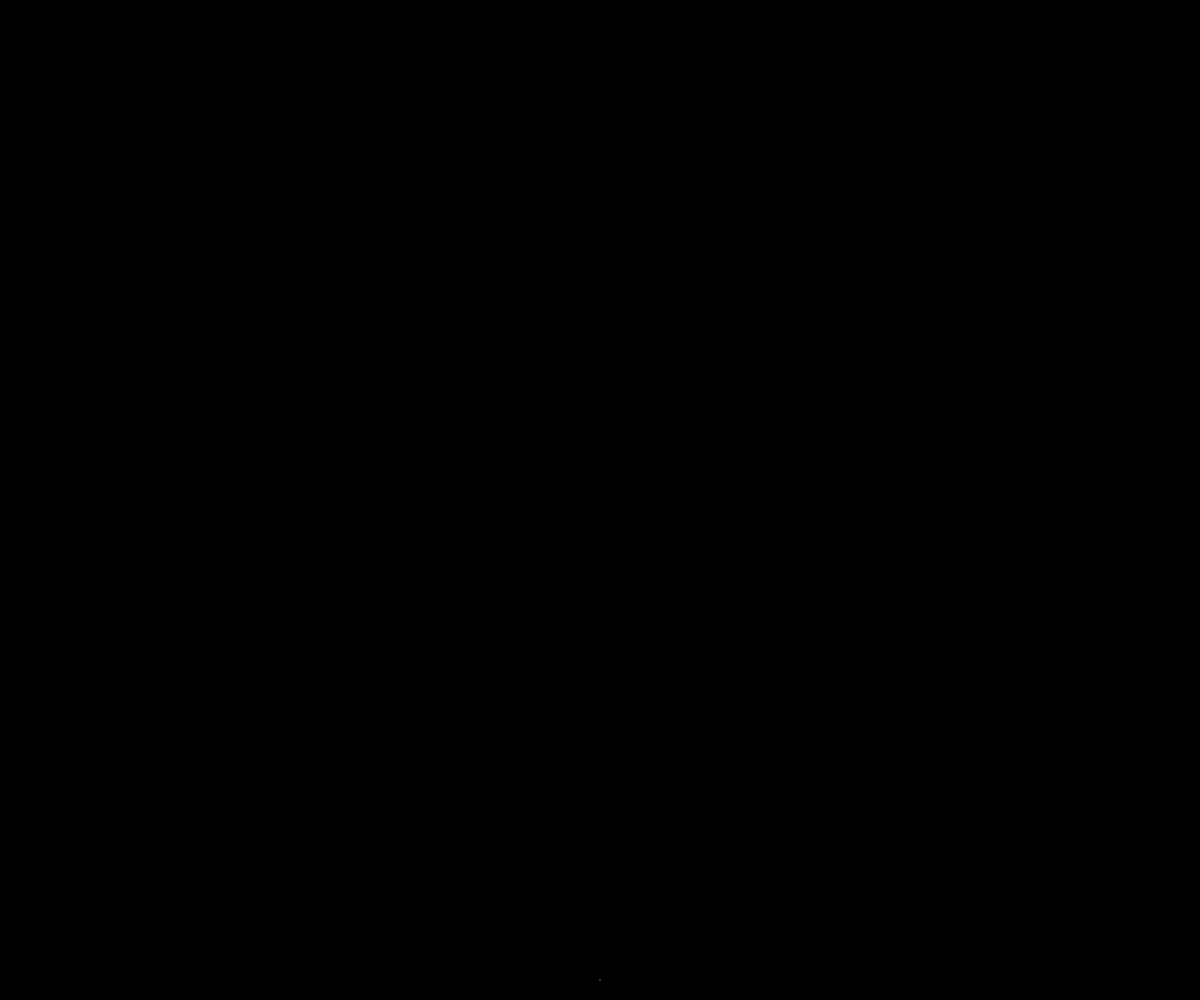
Frame 1 (no input)
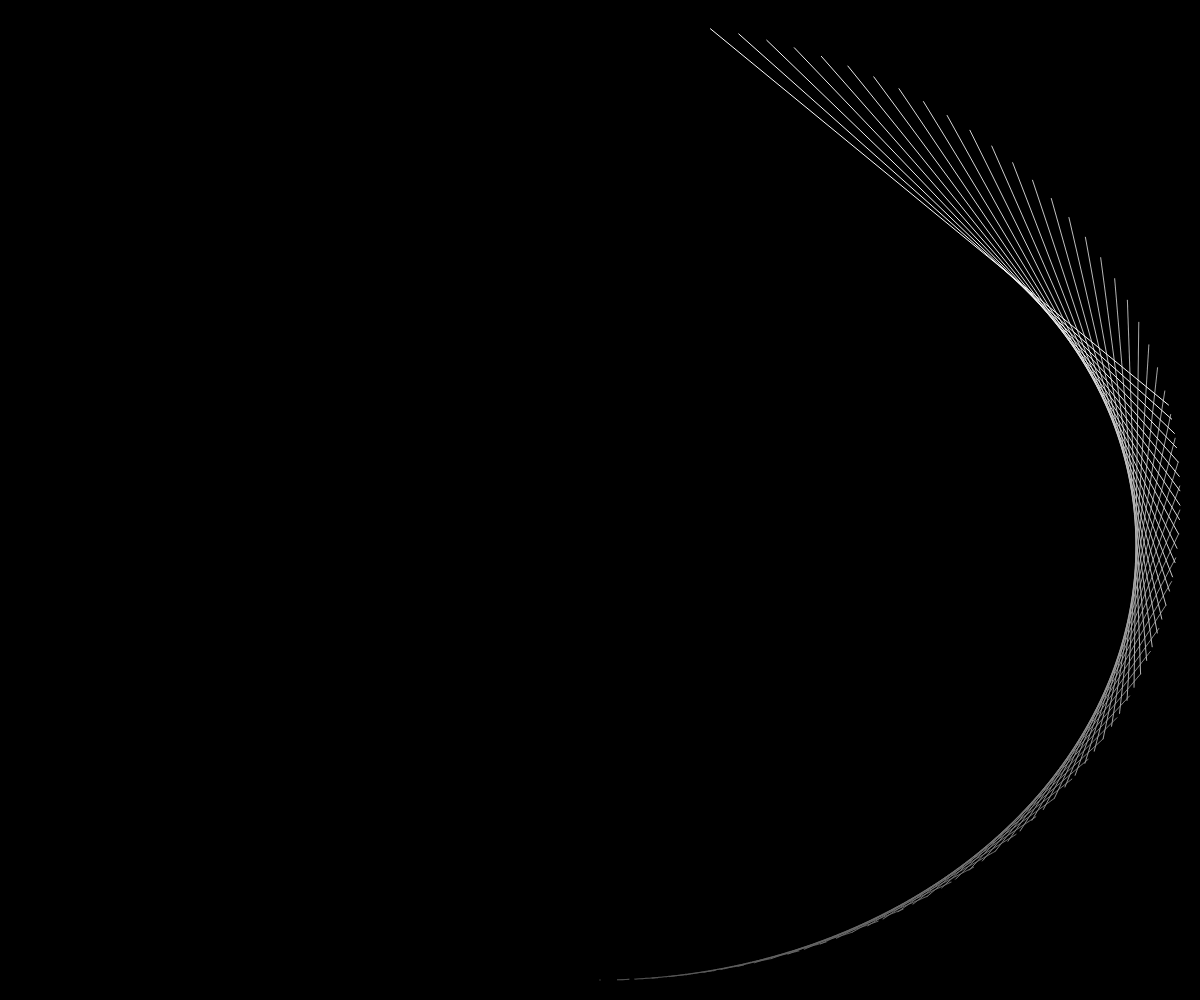
Frame 60 (no input)
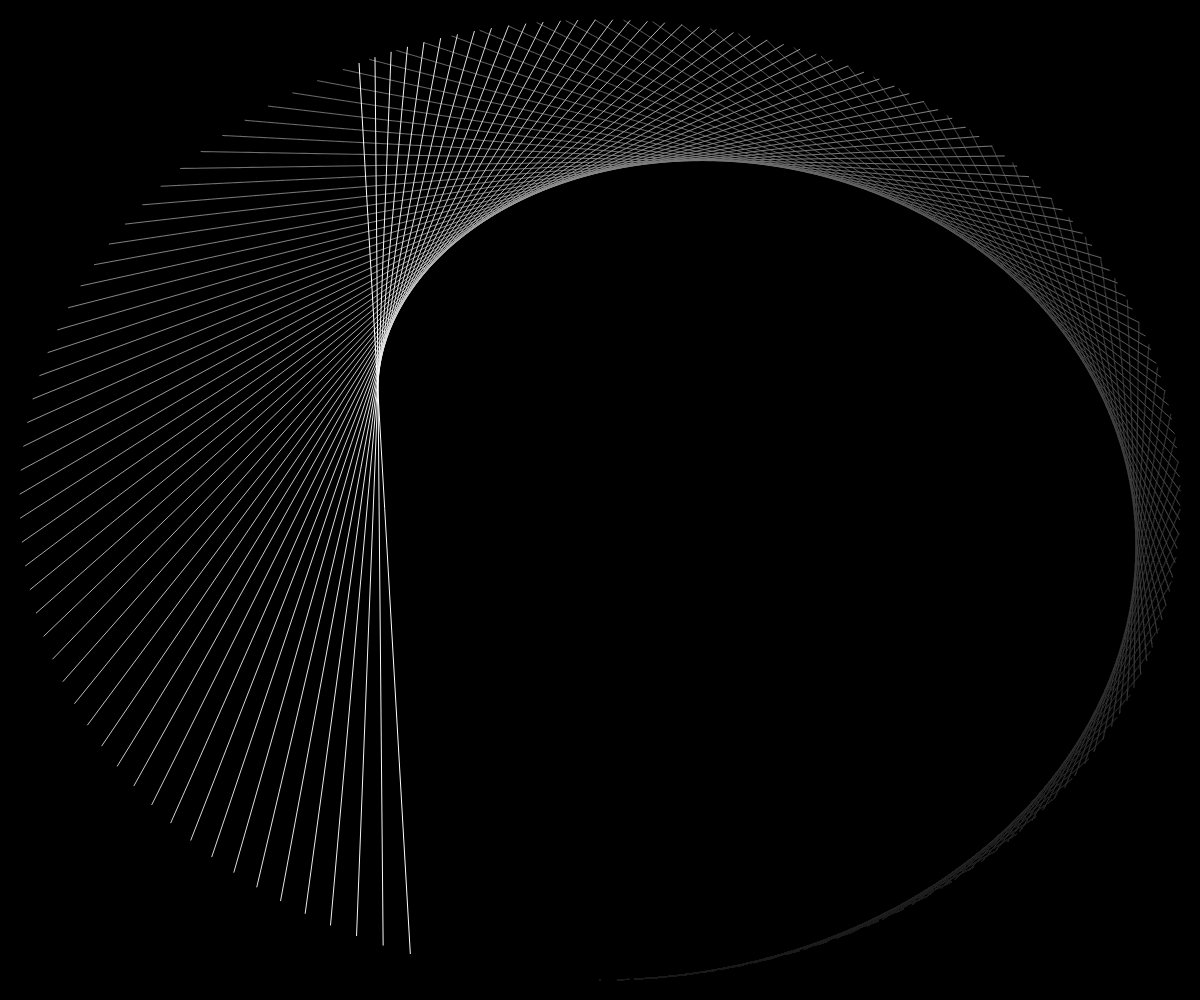
Frame 120 (the mouse pressed at the canvas centre since frame 60)

The p5.js sketch that drew these frames (run headless with seeded random() and noise() and a simulated clock; from frame 60 on, the mouse is pressed at the canvas centre):

// p5.js sketch
// ── sketch.js
var a = 0;
var b = 0;
function setup() {
  createCanvas(windowWidth,windowHeight);
  background(0);
  strokeWeight(1);
}

function draw() {
  noStroke();
  fill(0,5);
  rect(0,0,width,height);
  var x0 = map(sin(a), -1, 1, 20, width - 20);
  var y0 = map(cos(a), -1, 1, 20, height - 20);
  
  var x1 = map(sin(b), -1, 1, 20, width - 20);
  var y1 = map(cos(b), -1, 1, 20, height - 20);
  
  stroke(255);
  line(x0,y0,x1,y1);
  a = a + 0.03;
  b = b + 0.05;
}
